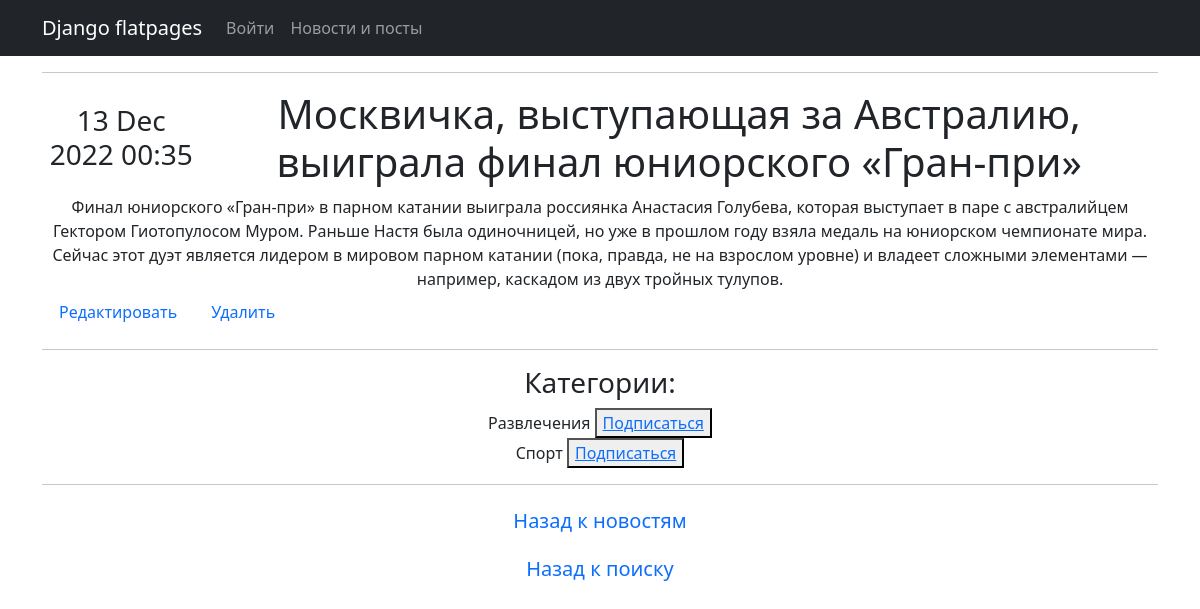
Screenshot of /news/1 with the database file from the repository.
### _accounts/models.py (models this page shows, shortened)
class Post(models.Model):
    news = 'news'
    post = 'post'
    CHOISES = [
        (news, 'Новость'),
        (post, 'Статья')
    ]
    author = models.ForeignKey(Author, on_delete=models.CASCADE)
    time = models.DateTimeField(auto_now_add=True)
    _type = models.CharField(max_length=4, choices=CHOISES, default=news)
    categories = models.ManyToManyField(Category, through='PostCategory')
    title = models.CharField(max_length=100)
    text = models.TextField()
    rating = models.FloatField(default=0.0)
    def categoriess(self):
        category = []
        for i in self.categories.values('name'):
            category.append(i.get('name'))
        return category

class Category(models.Model):
    name = models.CharField(max_length=50, unique=True)

### _accounts/views.py (the view)
# urls.py: path('<int:pk>', PostDetail.as_view(), name='post_detail'),
class PostDetail(DetailView):
    model = Post
    template_name = 'newss.html'
    context_object_name = 'newss'
    def get_context_data(self, **kwargs):
        context = super().get_context_data(**kwargs)
        user_category = []
        for i in User.objects.filter(id=self.request.user.id).values('usercategory__category__name'):
            user_category.append(i.get('usercategory__category__name'))
        context['user_category'] = user_category
        return context
    def get_object(self, *args, **kwargs):
        obj = cache.get(f'product-{self.kwargs["pk"]}', None)
        if not obj:
            obj = super().get_object(queryset=self.queryset)
            cache.set(f'product-{self.kwargs["pk"]}', obj)
        return obj

### _accounts/templatetags/custom_filters.py (called while the page is built)
@register.filter()
def fcheck(value):
    for a, b in BAD_CHECK.items():
        if a in value:
            value = value.replace(a, b)
    return f'{value}'

@register.filter()
def get_cat_id(cat):
    return Category.objects.get(name=cat).id

### templates/newss.html (shortened to what this page needs)
{% extends 'flatpages/default.html' %}
{% load custom_filters %}
{% block content %}
<hr>
    {% if newss %}
    <table>
            <tr>
                <td><h3>{{ newss.time|date:'d M Y H:i' }}</h3></td>
                <td><h1>{{ newss.title }}</h1></td>
            </tr>
    </table>
    {{ newss.text|fcheck }}
    <table>
        <tr>
        <h8>
            <td><a class="nav-link" href="{{ newss.id }}{{ '/update' }}">Редактировать</a></td>
            <td><a class="nav-link" href="{{ newss.id }}{{ '/delete' }}">Удалить</a></td>
        </h8>
        </tr>
    </table>
<hr>
    <div><h3>Категории:</h3></div>
    {% for i in newss.categoriess %}
    <div>{{ i }}
        {% if i not in user_category %}
        <button><a href="{{ i|get_cat_id }}{{ '/subscrube/' }}">Подписаться</a></button>
        {% else %}
        <button><a href="{{ i|get_cat_id }}{{ '/unsubscrube/' }}">Отписаться</a></button>
        {% endif %}
    </div>
    {% endfor %}
    {% else %}
        <h2>Такой новости нет!</h2>
    {% endif %}
<hr>
<h5><a class="nav-link" href="{{ '\news' }}">Назад к новостям</a></h5>
<h5><a class="nav-link" href="{{ '\news\search' }}">Назад к поиску</a></h5>
{% endblock content %}

### rows the page displays
Post: time "13 Dec 2022 00:35", title "Москвичка, выступающая за Австралию, выиграла финал юниорского «Гран-при»", text|fcheck "Финал юниорского «Гран-при» в парном катании выиграла россиянка Анастасия Голубева, которая выступает в паре с австралийцем Гектором Гиотопулосом Муром. Раньше Настя была одиночницей, но уже в прошлом году взяла медаль на юниорском чемпионате мира. Сейчас этот дуэт является лидером в мировом парном катании (пока, правда, не на взрослом уровне) и владеет сложными элементами — например, каскадом из двух тройных тулупов."
Category: name "Развлечения"
Category: name "Спорт"
